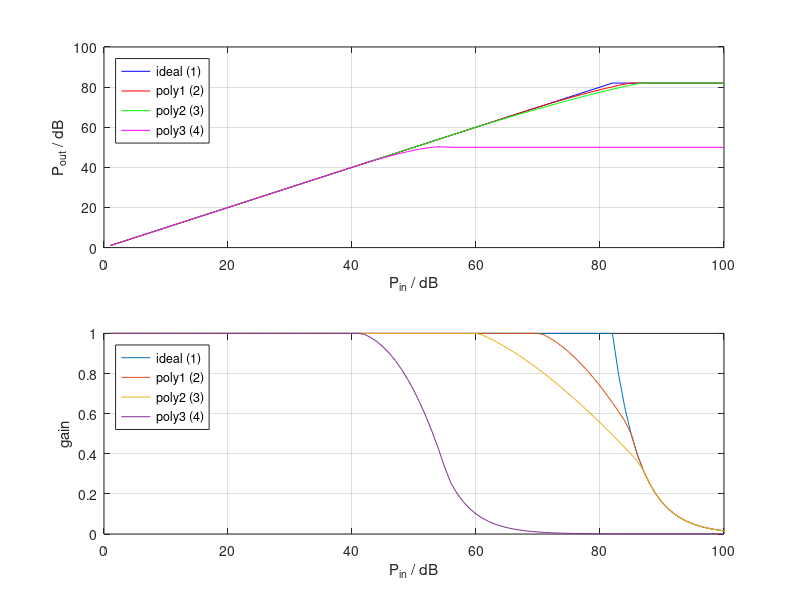

The MATLAB script that drew this image:
% %%
function [gain] = agc_lut(~)
    n = 100;
    P_in = 1:n;

    lut = ones(n,4);

    % ideal, index 1
    max = 82;
    for i = 1:n
        if i > max
            lut(i,1) = 10^(max/10) / 10^(i/10);
        end
    end 

        
    % dB polynomial 1, index 2
    for i = 1:n
        if i > max
            lut(i,2) = 10^(max/10) / 10^(i/10);
        end
    end
    x_poly = [62 74 77 85];
    y_poly = [62 60 75 42];
    p_coeff = polyfit(x_poly, y_poly, 2);
    yy = polyval(p_coeff, P_in);
    lut(71:84, 2) = yy(71:84) ./ P_in(71:84);
    
    
    % dB polynomial 2, index 3
    for i = 1:n
        if i > max
            lut(i,3) = 10^(max/10) / 10^(i/10);
        end
    end
    x_poly = [40 55 70 90];
    y_poly = [35 55 60 20];
    p_coeff = polyfit(x_poly, y_poly, 2);
    yy = polyval(p_coeff, P_in);
    lut(61:86, 3) = yy(61:86) ./ P_in(61:86);
    
    % dB polynomial 3, index 4
    
    max2 = 50;
    for i = 1:n
        if i > max2
            lut(i,4) = 10^(max2/10) / 10^(i/10);
        end
    end
    x_poly = [18 36 45 57];
    y_poly = [30 36 42 7];
    p_coeff = polyfit(x_poly, y_poly, 3);
    yy = polyval(p_coeff, P_in);
    lut(42:55, 4) = yy(42:55) ./ P_in(42:55);
    
%     clf;
%     plot(x_poly, y_poly, '*', P_in, P_in'.*lut(P_in,1), P_in, P_in'.*lut(P_in, 4))
%     grid on;
    
%     
%     max1 = 62;
%     for i = 1:n
%         if i > max1
%             lut(i,4) = 10^(max1/10) / 10^(i/10);
%         end
%     end
%     x_poly = [28 46 55 70];
%     y_poly = [40 46 52 13];
%     p_coeff = polyfit(x_poly, y_poly, 3);
%     yy = polyval(p_coeff, P_in);
%     lut(50:70, 4) = yy(50:70) ./ P_in(50:70);
%     
%     clf;
%     plot(P_in, P_in'.*lut(P_in,1), P_in, P_in'.*lut(P_in, 4))
%     grid on;


%     for i = 1:n
%         if i > max
%             lut(i,4) = 10^(max/10) / 10^(i/10);
%         end
%     end
%     x_poly = [38 56 75 90];
%     y_poly = [40 46 42 15];
%     p_coeff = polyfit(x_poly, y_poly, 2);
%     yy = polyval(p_coeff, P_in);
%     lut(46:89, 4) = yy(46:89) ./ P_in(46:89);
    
    % return prefered lookup table
    % 1 = ideal
    % 2 = polynomial 1
    % 3 = polynomial 2
    % 4 = polynomial 3
   
    gain = lut(:,4);

% PLOT
if 1 == 1
    clf;
    figure(2)
    subplot(211)
    plot(P_in, 10.*log10((10.^(P_in./10))'.*(lut(P_in,1))), 'b')
    hold on
    plot(P_in, 10.*log10((10.^(P_in./10))'.*(lut(P_in,2))), 'r')
    plot(P_in, 10.*log10((10.^(P_in./10))'.*(lut(P_in,3))), 'g')
    plot(P_in, 10.*log10((10.^(P_in./10))'.*(lut(P_in,4))), 'm')
    xlabel('P_{in} / dB')
    ylabel('P_{out} / dB')
    grid on
    legend('ideal (1)','poly1 (2)','poly2 (3)','poly3 (4)','Location','northwest')    
    subplot(212)
    plot(P_in, lut(:,:))
    grid on
    legend('ideal (1)','poly1 (2)','poly2 (3)','poly3 (4)','Location','northwest')
    xlabel('P_{in} / dB')
    ylabel('gain')
end

% EXPORT TO FILE
if 1 == 0
    export_curve = 4;
    fileID = fopen('matlab_gain_lut_poly3_50dB.txt','wt');
    fprintf(fileID, '%1.15f\n', lut(:,export_curve));
    fclose(fileID);
end
